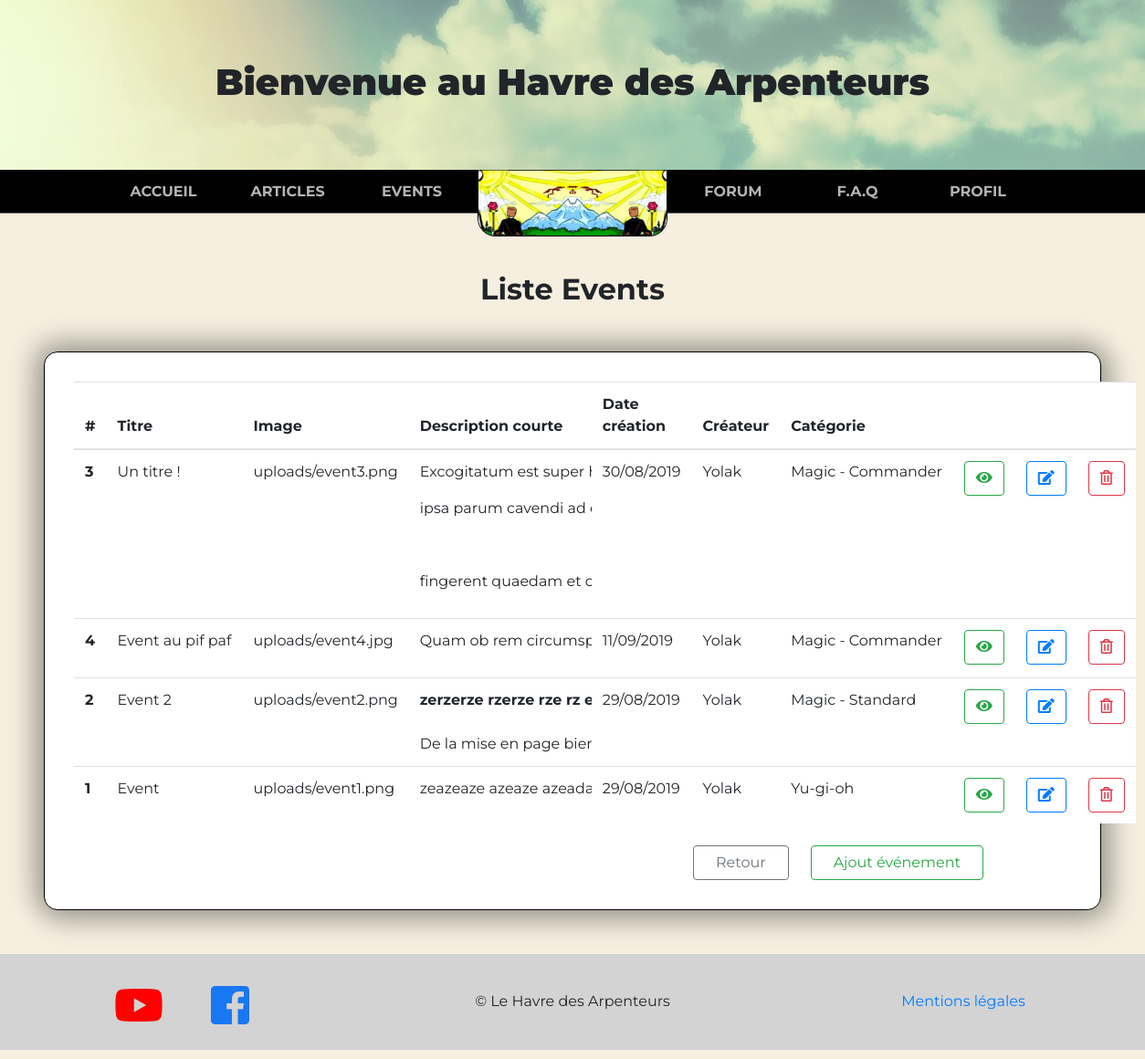
The page /event/liste (signed in) on the database its author committed.
### tables this page shows
CREATE TABLE `Events` (
  `id_E` int(11) NOT NULL AUTO_INCREMENT,
  `title_E` varchar(50) NOT NULL,
  `image_E` varchar(50) NOT NULL,
  `shortContent_E` text NOT NULL,
  `longContent_E` text,
  `dateEvent_E` datetime NOT NULL,
  `creationDate_E` datetime NOT NULL,
  `modifDate_E` datetime DEFAULT NULL,
  `id_U` int(11) DEFAULT NULL,
  `id_Cat` int(11) DEFAULT NULL,
  PRIMARY KEY (`id_E`),
  KEY `FK_Events_Users` (`id_U`),
  KEY `FK_Events_Category` (`id_Cat`),
  CONSTRAINT `FK_Events_Category` FOREIGN KEY (`id_Cat`) REFERENCES `Category` (`id_Cat`) ON DELETE SET NULL,
  CONSTRAINT `FK_Events_Users` FOREIGN KEY (`id_U`) REFERENCES `Users` (`id_U`) ON DELETE SET NULL
);

CREATE TABLE `Users` (
  `id_U` int(11) NOT NULL AUTO_INCREMENT,
  `userName_U` varchar(60) NOT NULL,
  `lastName_U` varchar(50) DEFAULT NULL,
  `firstName_U` varchar(50) DEFAULT NULL,
  `password_U` varchar(60) NOT NULL,
  `email_U` varchar(50) NOT NULL,
  `birthDate_U` date DEFAULT NULL,
  `phone_U` varchar(10) DEFAULT NULL,
  `streetNumber_U` varchar(10) DEFAULT NULL,
  `address_U` varchar(50) DEFAULT NULL,
  `additionalAddress_U` varchar(100) DEFAULT NULL,
  `zipCode_U` varchar(10) DEFAULT NULL,
  `city_U` varchar(50) DEFAULT NULL,
  `creationDate_U` date NOT NULL,
  `status_U` int(11) NOT NULL,
  `activationKey_U` varchar(32) NOT NULL,
  `recuperationKey_U` varchar(32) DEFAULT NULL,
  `id_R` int(11) DEFAULT NULL,
  PRIMARY KEY (`id_U`),
  KEY `FK_Users_Roles` (`id_R`),
  CONSTRAINT `FK_Users_Roles` FOREIGN KEY (`id_R`) REFERENCES `Roles` (`id_R`) ON DELETE SET NULL
);

CREATE TABLE `Category` (
  `id_Cat` int(11) NOT NULL AUTO_INCREMENT,
  `name_Cat` varchar(50) NOT NULL,
  PRIMARY KEY (`id_Cat`)
);

### index.php (called while the page is built, shortened)
<?php
  $router = new Router;
  $router->routeReq();
  require_once 'footer.php';

### models/EventManager.php (called while the page is built, shortened)
<?php
  class EventManager extends Model
  {
      public function getAllEvents()
      {
          $bdd = $this->getBdd();
          $req = $bdd->prepare('SELECT * FROM Events LEFT JOIN Users ON Events.id_U = Users.id_U INNER JOIN Category ON Events.id_Cat = Category.id_Cat ORDER BY dateEvent_E ASC');
          $req->execute();
          $datas = $req->fetchAll(PDO::FETCH_OBJ);
          return $datas;
      }
  }

### views/viewEventList.php (the view, shortened to what this page needs)
<?php
  require_once 'header.php';
?>
<main>
  <div class="row justify-content-center mt-5 mb-3">
    <h3 class="subTitle">Liste Events</h3>
  </div>
  <div class="formulaire mx-5">
  <table class="table">
    <thead>
      <tr>
        <th>#</th>
        <th>Titre</th>
        <th>Image</th>
        <th>Description courte</th>
        <th>Date création</th>
        <th>Créateur</th>
        <th>Catégorie</th>
        <th></th>
        <th></th>
        <th></th>
      </tr>
    </thead>
    <tbody>
      <?php foreach ($events as $event): ?>
      <tr>
        <th><?= $event->id_E ?></th>
        <td><?= $event->title_E ?></td>
        <td><?= $event->image_E ?></td>
        <td><?= $event->shortContent_E ?></td>
        <td><?= date("d/m/Y", strtotime($event->creationDate_E)) ?></td>
        <td><?= $event->userName_U ?></td>
        <td><?= $event->name_Cat ?></td>
        <td><a href="<?= $event->id_E ?>" class="btn btn-outline-success btn-block"><i class="fas fa-eye"></i></a></td>
        <td><a href="update/<?= $event->id_E ?>" class="btn btn-outline-primary btn-block"><i class="fas fa-edit"></i></a></td>
        <td><a href="delete/<?= $event->id_E ?>" class="btn btn-outline-danger btn-block"><i class="far fa-trash-alt"></i></a></td>
      </tr>
    <?php endforeach; ?>
    </tbody>
  </table>
  <div class="row justify-content-end mr-5 pr-5 mt-4">
    <a href="/user" class="btn btn-outline-secondary px-4 mr-4">Retour</a>
    <a href="/event/create" class="btn btn-outline-success px-4">Ajout événement</a>
  </div>
</div>
</main>

### assets/css/style.css (style rules this page uses)
body { margin: 0; padding: 0; overflow-x: hidden; background-color: #F6EFE0; font-family: 'Montserrat', sans-serif; }
td { max-width: 200px; overflow: hidden; text-overflow: "..."; white-space: nowrap; }
a { text-decoration: none !important; }
.subTitle { font-size: 2em; margin: 0.5em 0 1em 0; font-weight: bold; }
.formulaire { border: 1px black solid; border-radius: 15px; margin-bottom: 3em; margin-top: 0; padding: 2em; background-color: white; box-shadow: 5px 5px 30px 7px rgba(0,0,0,0.25), -5px -5px 30px 7px rgba(0,0,0,0.22); }
.table { background-color: white; }

### rows shown on the page
events: id_E "3", title_E "Un titre !", image_E "uploads/event3.png", shortContent_E "Excogitatum est super ipsa parum cavendi ad fingerent quaedam et…", creationDate_E "30/08/2019", id_U.userName_U "Yolak", id_Cat.name_Cat "Magic - Commander"
events: id_E "4", title_E "Event au pif paf", image_E "uploads/event4.jpg", shortContent_E "Quam ob rem…", creationDate_E "11/09/2019", id_U.userName_U "Yolak", id_Cat.name_Cat "Magic - Commander"
events: id_E "2", title_E "Event 2", image_E "uploads/event2.png", shortContent_E "zerzerze rzerze rze rz De la mise en page…", creationDate_E "29/08/2019", id_U.userName_U "Yolak", id_Cat.name_Cat "Magic - Standard"
events: id_E "1", title_E "Event", image_E "uploads/event1.png", shortContent_E "zeazeaze azeaze…", creationDate_E "29/08/2019", id_U.userName_U "Yolak", id_Cat.name_Cat "Yu-gi-oh"
